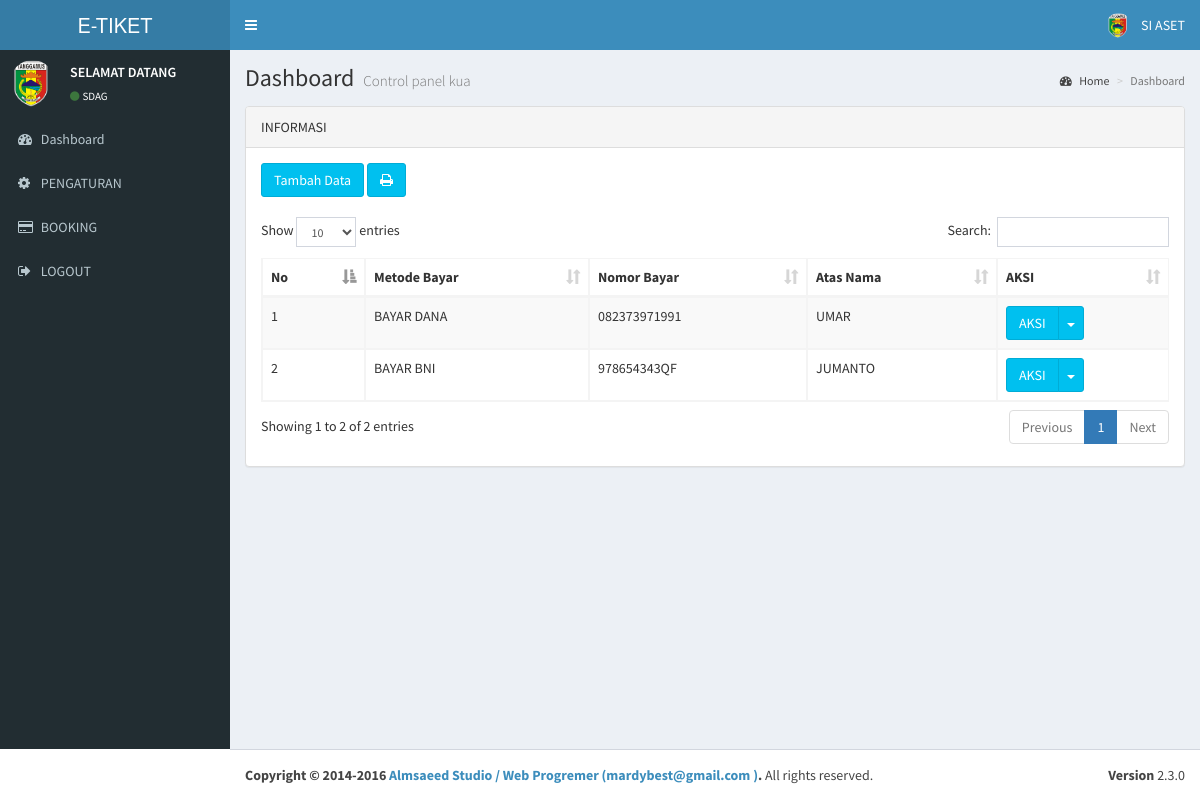
The page /admin/index.php?aksi=pembayaran (signed in) on the database its author committed.
### tables this page shows
CREATE TABLE `profil` (
  `id_profil` int(20) NOT NULL,
  `nama_app` varchar(100) NOT NULL,
  `tahun` varchar(250) NOT NULL,
  `nama` varchar(250) NOT NULL,
  `alias` varchar(350) NOT NULL,
  `alamat` text NOT NULL,
  `isi` text NOT NULL,
  `gambar` varchar(100) NOT NULL,
  `akabest` varchar(250) NOT NULL
);

CREATE TABLE `pembayaran` (
  `id_bayar` int(20) NOT NULL,
  `metode_bayar` varchar(50) NOT NULL,
  `nomor_bayar` varchar(50) NOT NULL,
  `atas_nama` varchar(50) NOT NULL
);

### koneksi.php (called while the page is built, shortened)
<?php
$server = "localhost";
$username = "root";
$password = "";
$database = "db_tiket";
$koneksi = mysqli_connect($server,$username,$password) or die("Koneksi gagal");
mysqli_select_db($koneksi,$database) or die("Database tidak bisa dibuka");
$kontak_kami=mysqli_query($koneksi,"SELECT * FROM profil WHERE id_profil ='1'");
$k_k=mysqli_fetch_array($kontak_kami);
?>

### admin/index.php (the view, shortened to what this page needs)
  <?php
  include '../koneksi.php';
  ?>
<!DOCTYPE html>
<html>
  <head>
  <link rel="stylesheet" href="../sys/bootstrap/bootstrap/css/bootstrap.min.css">
      <link rel="stylesheet" href="../sys/bootstrap/font/css/font-awesome.min.css">
  <link rel="stylesheet" href="../sys/bootstrap/plugins/datatables/dataTables.bootstrap.css">
    <link rel="stylesheet" href="../sys/bootstrap/plugins/select2/select2.min.css">
    <link rel="stylesheet" href="../sys/bootstrap/dist/css/AdminLTE.min.css">
    <link rel="stylesheet" href="../sys/bootstrap/dist/css/skins/_all-skins.min.css">
  </head>
  <body class="hold-transition skin-blue sidebar-mini">
    <div class="wrapper">
      <header class="main-header">
        <a href="index.php" class="logo">
          <span class="logo-lg"><?php echo"$k_k[alias]";?></span>
        </a>
        <nav class="navbar navbar-static-top" role="navigation">
          <a href="#" class="sidebar-toggle" data-toggle="offcanvas" role="button">
          </a>
          <div class="navbar-custom-menu">
            <ul class="nav navbar-nav">
              <li class="dropdown user user-menu">
                <a href="#" class="dropdown-toggle" data-toggle="dropdown">
                  <img src="../foto/logo.png" class="user-image" alt="User Image">
                  <span class="hidden-xs">SI ASET </span>
                </a>
              </li>
            </ul>
          </div>
        </nav>
      </header>
      <aside class="main-sidebar">
        <section class="sidebar">
          <div class="user-panel">
            <div class="pull-left image">
              <img src="../foto/logo.png" class="img-circle" alt="User Image">
            </div>
            <div class="pull-left info">
              <p>SELAMAT DATANG</p>
              <a href="index.aspx"><i class="fa fa-circle text-success"></i><?php echo"$k_k[nama]";?></a>
            </div>
          </div>
      <?php include "menu.php"?>
        </section>
      </aside>
      <div class="content-wrapper">
        <section class="content-header">
          <h1>
            Dashboard
            <small>Control panel kua</small>
          </h1>
          <ol class="breadcrumb">
            <li><a href="index.aspx"><i class="fa fa-dashboard"></i> Home</a></li>
            <li class="active">Dashboard</li>
          </ol>
        </section>
        <section class="content">
		 <?php include "tengah.php"?>
		  </div>
      <footer class="main-footer">
        <div class="pull-right hidden-xs">
          <b>Version</b> 2.3.0
        </div>
        <strong>Copyright &copy; 2014-2016 <a href="#">Almsaeed Studio / Web Progremer (<?php echo"$k_k[akabest]";?> )</a>.</strong>  All rights reserved.
      </footer>
  </body>
</html>

### admin/tengah.php (shortened to what this page needs)
<?php
if($_GET['aksi']=='home'){
echo"
 <div class='row'>
                   <div class='col-lg-12'>
			<div class='panel panel-default'>
                            <div class='panel-heading'>
                           Sambutan
                            </div>
                            <div class='panel-body'>
				<p>Selamat Datang Di halaman Admin, Silahkan Pilih menu untuk pengaturan data yang di butuhkan guna mendapatkan hasil yang maksimal sesuai keinginan.</p>
                            </div>
			</div>
                   </div>
</div>";
echo"<div class='row'>
                    <div class='col-xs-12'>
              <div class='panel panel-primary'>
			    <div class='box-header'>
				   <h3 class='box-title'>INFORMASI</h3>
                </div>
                <div class='box-header'>
				</div>
     <div class='box-body'>";
     $main=mysqli_query($koneksi,"SELECT * FROM submenu");
     while($r=mysqli_fetch_array($main)){
     echo"<a href='$r[link_sub]' class='btn btn-app'>
                    <span class='badge bg-yellow'>3</span>
                    <i class='fa $r[icon_sub] fa-5x'></i> $r[nama_sub]
                  </a>";
                }
                echo "
            </div>
			</div>
 </div>
			</div>
";
}
elseif($_GET['aksi']=='ikon'){
include "../ikon.php";
    }
    elseif($_GET['aksi']=='pembayaran'){
        echo"<div class='row'>
                        <div class='col-lg-12'>
                            <div class='panel panel-default'>
                                <div class='panel-heading'>INFORMASI
                                </div>
                                <div class='panel-body'>
                    <button class='btn btn-info' data-toggle='modal' data-target='#uiModal'>
                                        Tambah Data
                                    </button> <a href='laporan.php?aksi=pembayaran' target='_blank' class='btn btn-info' ><i class='fa fa-print' ></i></span></a></br></br>
                                       <div class='table-responsive'>
             <table id='example1' class='table table-bordered table-striped'>
                                            <thead>
                                                <tr> <th>No</th>
                                                    <th>Metode Bayar</th>
                                                    <th>Nomor Bayar</th>
                                                    <th>Atas Nama</th>
                                                     <th>AKSI</th>
                                                </tr>
                                            </thead><tbody>
                            ";
        $no=0;
        $sql=mysqli_query($koneksi," SELECT * FROM pembayaran ORDER BY id_bayar ASC");
        while ($t=mysqli_fetch_array($sql)){
        $no++;
                                            echo"
                                                <tr><td>$no</td>
                                                    <td>$t[metode_bayar]</td>
                                                    <td>$t[nomor_bayar]</td>
                                                    <td>$t[atas_nama]</td>
                                    <td><div class='btn-group'>
                              <button type='button' class='btn btn-info'>AKSI</button>
                              <button type='button' class='btn btn-info dropdown-toggle' data-toggle='dropdown'>
                                <span class='caret'></span>
                                <span class='sr-only'>Toggle Dropdown</span>
                              </button>
                              <ul class='dropdown-menu' role='menu'>
                                <li><a href='index.php?aksi=editpembayaran&id_bayar=$t[id_bayar]' title='Edit'><i class='fa fa-pencil'></i>edit</a></li>
                                <li><a href='hapus.php?aksi=hapuspembayaran&id_bayar=$t[id_bayar]' onclick=\"return confirm ('Apakah yakin ingin menghapus $t[metode_bayar] ?')\" title='Hapus'><i class='fa fa-remove'></i>hapus</li>
                                </ul>
                            </div></td>
                                                </tr>";
        }
                                        echo"
                                            </tbody></table>
                                    </div>
                                </div>
                            </div>
                        </div>
                       </div>";
        echo"
        <div class='col-lg-12'>
                                <div class='modal fade' id='uiModal' tabindex='-1' role='dialog' aria-labelledby='myModalLabel' aria-hidden='true'>
                                        <div class='modal-dialog'>
                                            <div class='modal-content'>
                                                <div class='modal-header'>
                                                    <button type='button' class='close' data-dismiss='modal' aria-hidden='true'>&times;</button>
                                                    <h4 class='modal-title' id='H3'>Input Data</h4>
                                                </div>
                                                <div class='modal-body'>
                                                   <form role='form' method='post' action='input.php?aksi=inputpembayaran'>
                                                    <label>Metode Pembayaran</label>
                                                    <input type='text' class='form-control' name='metode_bayar'/><br>
                                                    <label>Nomor Bayar</label>
                                                    <input type='text' class='form-control' name='nomor_bayar'/><br>
                                                    <label>Atas Nama</label>
                                                    <input type='text' class='form-control' name='atas_nama'/><br>
                                                    <button type='button' class='btn btn-default' data-dismiss='modal'>Close</button>
                                                    <button type='submit' class='btn btn-primary'>Save </button>
                                                </div>
                            </form>
                                            </div>
                                        </div>
                                    </div>
                            </div>
                    </div>
        ";
}
?>

### rows shown on the page
profil: alias "E-TIKET", nama "SDAG", akabest "mardybest@gmail.com"
pembayaran: metode_bayar "BAYAR DANA", nomor_bayar "082373971991", atas_nama "UMAR"
pembayaran: metode_bayar "BAYAR BNI", nomor_bayar "978654343QF", atas_nama "JUMANTO"
